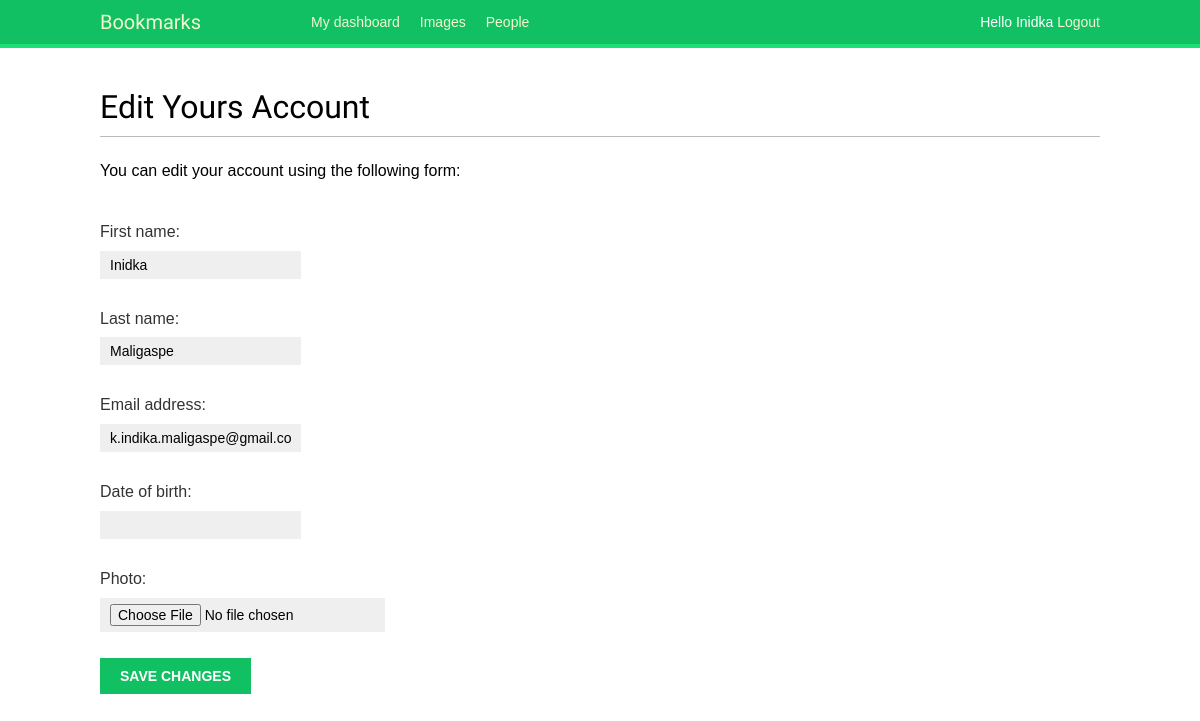
Before: /account/edit/ (signed in) with the older database file.
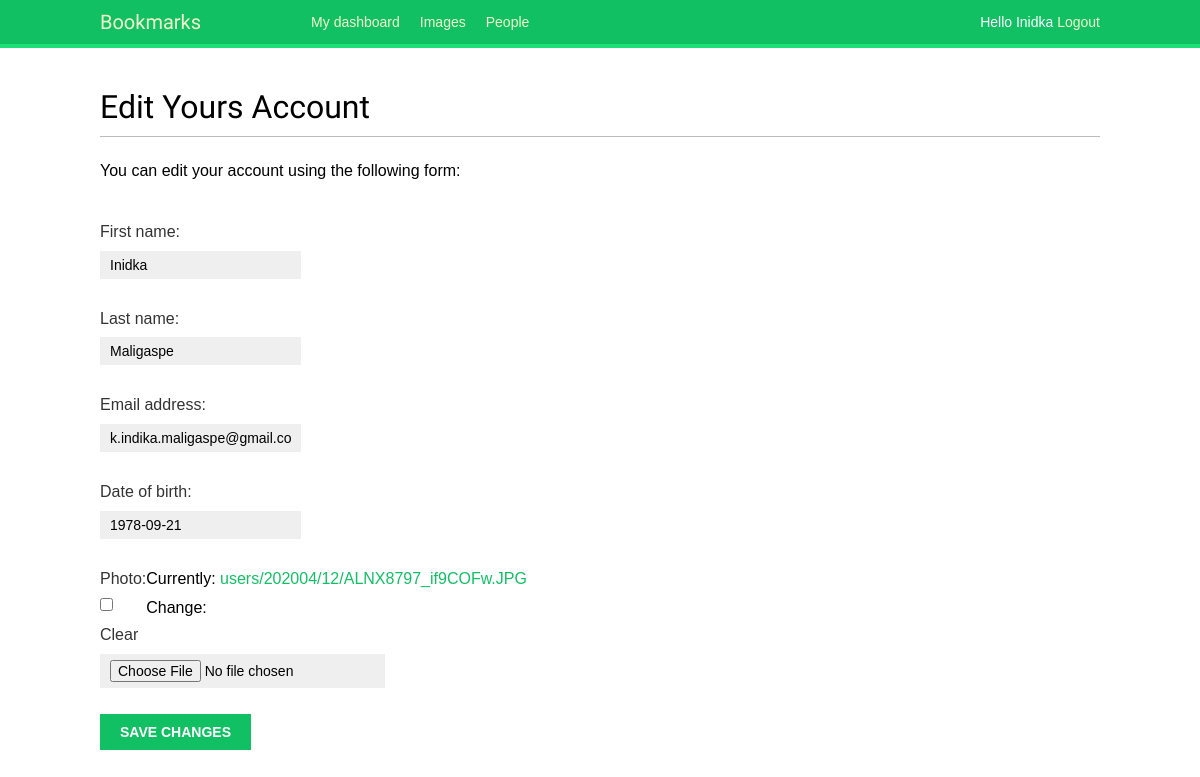
After: the same page with the newer database file.
### account/models.py (models this page shows, shortened)
class Profile(models.Model):
    user = models.OneToOneField(settings.AUTH_USER_MODEL, on_delete=models.CASCADE)
    date_of_birth = models.DateField(blank=True, null = True)
    photo = models.ImageField(upload_to='users/%Y%m/%d/', blank=True)

### account/views.py (the view)
# urls.py: path('edit/',views.edit, name='edit'),
@login_required
def edit(request):
    if request.method == 'POST':
        user_form = UserEditForm(instance = request.user,
                                data = request.POST)
        profile_form = ProfileEditForm(instance = request.user.profile,
                                        data = request.POST,
                                        files =  request.FILES)
        if user_form.is_valid() and profile_form.is_valid():
            user_form.save()
            profile_form.save()
    else:
        user_form = UserEditForm(instance = request.user)
        try:
            profile_form = ProfileEditForm(instance=request.user.profile)
        except:
            print ('error')
            profile_form = ProfileEditForm()
    return render (request,
                   'account/edit.html',
                   {'user_form': user_form,
                   'profile_form': profile_form})

### account/forms.py
class UserEditForm(forms.ModelForm):
    class Meta:
        model = User
        fields = ('first_name', 'last_name','email')

class ProfileEditForm(forms.ModelForm):
    class Meta:
        model = Profile
        fields = ('date_of_birth', 'photo')

### account/templates/account/edit.html (shortened to what this page needs)
{% extends "base.html" %}
{% block content %}
    <h1>Edit Yours Account </h1>
    <p>You can edit your account using the following form: </p>
    <form action="." method="post" enctype="multipart/form-data">
        {{ user_form.as_p }}
        {{ profile_form.as_p }}
        <p><input type="Submit" value="Save changes"></p>
    </form>
{% endblock %}

### account/templates/base.html (shortened to what this page needs)
{% load staticfiles %}
<!DOCTYPE html>
<html>
    <head>
        <link href="{% static "css/base.css" %}" rel="stylesheet" ">
    </head>
    <body>
        <div id="header">
            <span class="logo">Bookmarks</span>
            {% if request.user.is_authenticated %}
                <ul class="menu">
                    <li {% if section == "dashboard" %}class="selected"{% endif %}>
                        <a href="{% url "dashboard" %}">My dashboard</a>
                    </li>
                    <li {% if section == "images" %}class="selected"{% endif %}>
                        <a href="#">Images</a>
                    </li>
                    <li {% if section == "people" %}class="selected"{% endif %}>
                        <a href="#">People</a>
                    </li>
                </ul>
            {% endif%}
            <span class="user">
                {% if request.user.is_authenticated %}
                    Hello {{ request.user.first_name }}
                    <a href="{% url "logout" %}">Logout</a>
                {% else %}
                <a href="{% url "login" %}">Login</a>
                {% endif %}
            </span>
        </div>
        <div id="content">
            {% block content %}
            {% endblock %}
        </div>
    </body>
</html>

### account/static/css/base.css (style rules this page uses)
body { margin:0; padding:0; font-family:helvetica, sans-serif; }
p { line-height: 1.8; }
a { color:#12c064; text-decoration:none; }
h1, h2, h3, h4, h5 , h6 { font-family: 'Muli', sans-serif; font-weight:normal; }
h1 { border-bottom:1px solid #bbb; padding:0 0 10px 0; margin:10px 0 20px 0; }
#header { padding:10px 100px; font-size:14px; background:#12c064; color:#fff; border-bottom:4px solid #1cdf78; overflow:auto; }
#header .logo { font-family: 'Muli', sans-serif; float:left; color:#f3f7cc; font-size:20px; margin-right:10%; }
#header ul.menu { list-style:none; float:left; margin:0; padding:0; }
#header ul.menu li { float:left; padding:4px 10px; }
#header a { color:#f3f7cc; }
#header .user { float:right; padding-top:4px; }
#content { padding:30px 100px; }
form { overflow:auto; }
form p { width:100%; overflow:auto; }
label { float:left; clear:both; color:#333; margin-bottom:4px; }
input, textarea { clear:both; float:left; margin:0 0 10px; background:#efefef; border:0; padding:6px 10px; font-size:14px; }
input[type=submit], a.button { font-weight:bold; background:#12c064; color:#fff; padding:10px 20px; font-size:14px; text-transform:uppercase; }

Changed rows visible on the page:
added Profile: date_of_birth "1978-09-21"
Other visible differences:
form field as_p: (not shown) → "☐"
text no longer shown: "Date of birth: Photo:"
text now shown: "Date of birth: Photo: Currently: users/202004/12/ALNX8797_if9COFw.JPG Clear Change:"
